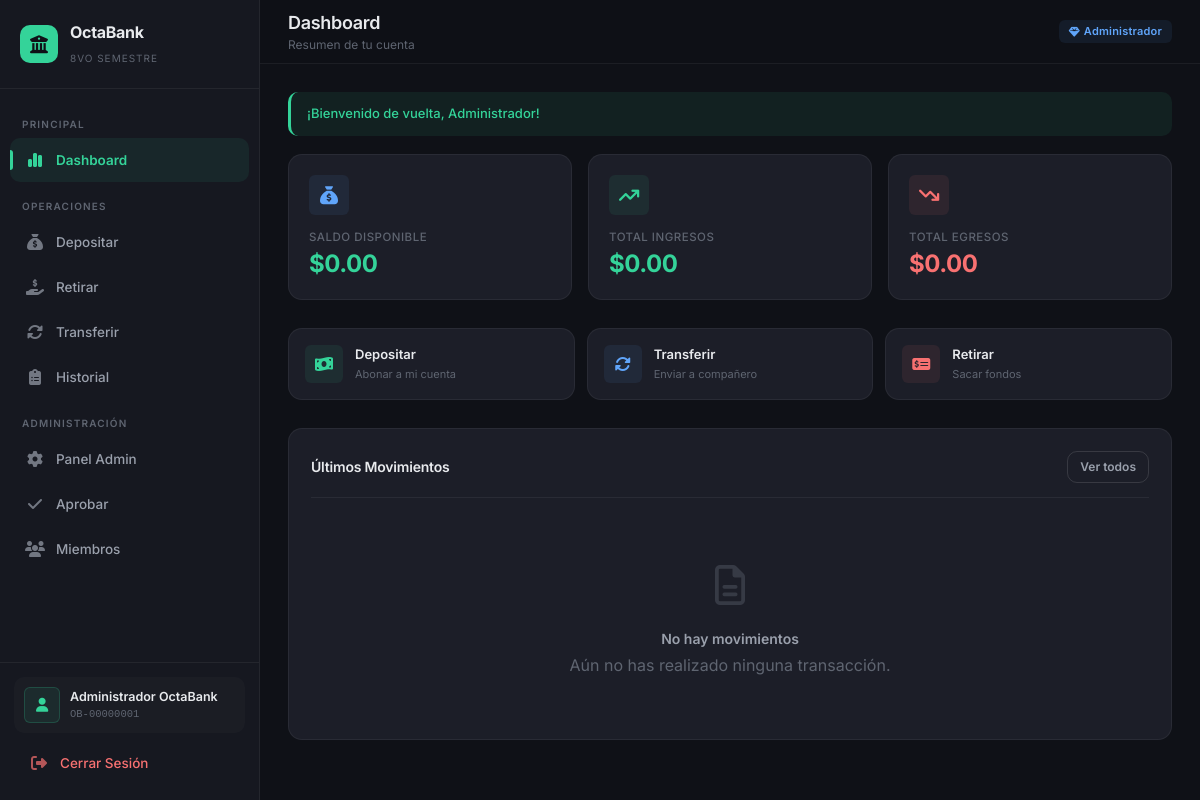
The page /dashboard/ (signed in) on the database its author committed.
### tables this page shows
CREATE TABLE IF NOT EXISTS cuentas (
    id INT AUTO_INCREMENT PRIMARY KEY,
    usuario_id INT NOT NULL UNIQUE,
    numero_cuenta VARCHAR(20) NOT NULL UNIQUE,
    saldo DECIMAL(12,2) NOT NULL DEFAULT 0.00,
    saldo_retenido DECIMAL(12,2) NOT NULL DEFAULT 0.00,
    estado ENUM('activa', 'suspendida', 'cerrada') NOT NULL DEFAULT 'activa',
    fecha_apertura DATETIME NOT NULL DEFAULT CURRENT_TIMESTAMP,
    FOREIGN KEY (usuario_id) REFERENCES usuarios(id) ON DELETE CASCADE,
    INDEX idx_estado (estado)
);

CREATE TABLE IF NOT EXISTS usuarios (
    id INT AUTO_INCREMENT PRIMARY KEY,
    nombre VARCHAR(100) NOT NULL,
    apellido VARCHAR(100) NOT NULL,
    email VARCHAR(150) NOT NULL UNIQUE,
    password VARCHAR(255) NOT NULL,
    telefono VARCHAR(20) DEFAULT NULL,
    rol ENUM('admin', 'miembro') NOT NULL DEFAULT 'miembro',
    numero_cuenta VARCHAR(20) NOT NULL UNIQUE,
    avatar VARCHAR(10) DEFAULT NULL,
    activo TINYINT(1) NOT NULL DEFAULT 1,
    fecha_registro DATETIME NOT NULL DEFAULT CURRENT_TIMESTAMP,
    ultimo_acceso DATETIME DEFAULT NULL,
    INDEX idx_email (email),
    INDEX idx_numero_cuenta (numero_cuenta),
    INDEX idx_rol (rol)
);

### includes/functions.php (called while the page is built, shortened)
<?php
function formatMoney($amount) {
    return APP_CURRENCY_SYMBOL . number_format((float)$amount, 2, '.', ',');
}
function sanitize($input) {
    return htmlspecialchars(trim($input), ENT_QUOTES, 'UTF-8');
}
function getFlashMessage() {
    if (isset($_SESSION['flash'])) {
        $flash = $_SESSION['flash'];
        return $flash;
    }
    return null;
}
function getCurrentUser() {
    $db = Database::getInstance()->getConnection();
    $stmt = $db->prepare("SELECT u.*, c.saldo, c.saldo_retenido, c.estado as estado_cuenta
                          FROM usuarios u
                          JOIN cuentas c ON u.id = c.usuario_id
                          WHERE u.id = ?");
    $stmt->execute([$_SESSION['user_id']]);
    return $stmt->fetch();
}
function isAdmin() {
    return isset($_SESSION['user_role']) && $_SESSION['user_role'] === 'admin';
}

### dashboard/index.php (the view, shortened to what this page needs)
<?php
$pageTitle = 'Dashboard';
$pageSubtitle = 'Resumen de tu cuenta';
$currentPage = 'dashboard';
require_once dirname(__DIR__) . '/includes/header.php';
$db = Database::getInstance()->getConnection();
$user_id = $_SESSION['user_id'];
$stmt = $db->prepare("
    SELECT t.*,
        CASE
            WHEN t.tipo = 'transferencia_envio' THEN (SELECT CONCAT(nombre, ' ', apellido) FROM usuarios u JOIN cuentas c ON c.usuario_id = u.id WHERE c.id = t.cuenta_destino_id)
            WHEN t.tipo = 'transferencia_recibida' THEN (SELECT CONCAT(nombre, ' ', apellido) FROM usuarios u JOIN cuentas c ON c.usuario_id = u.id WHERE c.id = t.cuenta_origen_id)
            ELSE '-'
        END as contraparte
    FROM transacciones t
    WHERE (t.cuenta_origen_id = (SELECT id FROM cuentas WHERE usuario_id = ?) AND t.tipo != 'transferencia_recibida')
       OR (t.cuenta_destino_id = (SELECT id FROM cuentas WHERE usuario_id = ?) AND t.tipo != 'transferencia_envio')
    ORDER BY t.fecha_creacion DESC LIMIT 5
");
$stmt->execute([$user_id, $user_id]);
$recent_transactions = $stmt->fetchAll();
$stmt = $db->prepare("
    SELECT
        SUM(CASE WHEN tipo IN ('deposito', 'transferencia_recibida') AND estado = 'aprobada' THEN monto ELSE 0 END) as total_ingresos,
        SUM(CASE WHEN tipo IN ('retiro', 'transferencia_envio') AND estado = 'aprobada' THEN monto ELSE 0 END) as total_egresos
    FROM transacciones t
    WHERE (t.cuenta_origen_id = (SELECT id FROM cuentas WHERE usuario_id = ?) AND t.tipo != 'transferencia_recibida')
       OR (t.cuenta_destino_id = (SELECT id FROM cuentas WHERE usuario_id = ?) AND t.tipo != 'transferencia_envio')
");
$stmt->execute([$user_id, $user_id]);
$totals = $stmt->fetch();
?>
<div class="stats-grid">
    <div class="stat-card">
        <div class="stat-icon blue"><i class="fa-solid fa-sack-dollar"></i></div>
        <div class="stat-label">Saldo Disponible</div>
        <div class="stat-value money"><?= formatMoney($user['saldo'] ?? 0) ?></div>
    </div>
    <div class="stat-card">
        <div class="stat-icon green"><i class="fa-solid fa-arrow-trend-up"></i></div>
        <div class="stat-label">Total Ingresos</div>
        <div class="stat-value text-success"><?= formatMoney($totals['total_ingresos'] ?? 0) ?></div>
    </div>
    <div class="stat-card">
        <div class="stat-icon red"><i class="fa-solid fa-arrow-trend-down"></i></div>
        <div class="stat-label">Total Egresos</div>
        <div class="stat-value text-error"><?= formatMoney($totals['total_egresos'] ?? 0) ?></div>
    </div>
</div>
<div class="quick-actions">
    <a href="<?= BASE_URL ?>/transacciones/depositar.php" class="quick-action-card">
        <div class="action-icon" style="background:var(--color-success-bg);color:var(--color-success);"><i class="fa-solid fa-money-bill-wave"></i></div>
        <div class="action-text">
            <h4>Depositar</h4>
            <p>Abonar a mi cuenta</p>
        </div>
    </a>
    <a href="<?= BASE_URL ?>/transacciones/transferir.php" class="quick-action-card">
        <div class="action-icon" style="background:var(--color-info-bg);color:var(--color-info);"><i class="fa-solid fa-rotate"></i></div>
        <div class="action-text">
            <h4>Transferir</h4>
            <p>Enviar a compañero</p>
        </div>
    </a>
    <a href="<?= BASE_URL ?>/transacciones/retirar.php" class="quick-action-card">
        <div class="action-icon" style="background:var(--color-error-bg);color:var(--color-error);"><i class="fa-solid fa-money-check-dollar"></i></div>
        <div class="action-text">
            <h4>Retirar</h4>
            <p>Sacar fondos</p>
        </div>
    </a>
</div>
<div class="card">
    <div class="card-header">
        <h3>Últimos Movimientos</h3>
        <a href="<?= BASE_URL ?>/transacciones/historial.php" class="btn btn-outline btn-sm">Ver todos</a>
    </div>
    <?php if (empty($recent_transactions)): ?>
        <div class="empty-state">
            <div class="empty-icon"><i class="fa-regular fa-file-lines"></i></div>
            <h4>No hay movimientos</h4>
            <p>Aún no has realizado ninguna transacción.</p>
        </div>
    <?php endif; ?>
</div>
<?php require_once dirname(__DIR__) . '/includes/footer.php'; ?>

### includes/header.php (shortened to what this page needs)
<?php
$user = getCurrentUser();
?>
<!DOCTYPE html>
<html lang="es">
<head>
    <link rel="stylesheet" href="<?= BASE_URL ?>/assets/css/styles.css">
    <link rel="stylesheet" href="https://cdnjs.cloudflare.com/ajax/libs/font-awesome/6.4.0/css/all.min.css">
</head>
<body>
    <div class="app-layout">
        <aside class="sidebar" id="sidebar">
            <div class="sidebar-brand">
                <div class="brand-icon"><i class="fa-solid fa-building-columns"></i></div>
                <div class="brand-text">
                    <h2>OctaBank</h2>
                    <span>8vo Semestre</span>
                </div>
            </div>
            <nav class="sidebar-nav">
                <div class="nav-section-title">Principal</div>
                <a href="<?= BASE_URL ?>/dashboard/" class="nav-link <?= ($currentPage ?? '') === 'dashboard' ? 'active' : '' ?>">
                    <span class="nav-icon"><i class="fa-solid fa-chart-simple"></i></span>
                    Dashboard
                </a>
                <div class="nav-section-title">Operaciones</div>
                <a href="<?= BASE_URL ?>/transacciones/depositar.php" class="nav-link <?= ($currentPage ?? '') === 'depositar' ? 'active' : '' ?>">
                    <span class="nav-icon"><i class="fa-solid fa-sack-dollar"></i></span>
                    Depositar
                </a>
                <a href="<?= BASE_URL ?>/transacciones/retirar.php" class="nav-link <?= ($currentPage ?? '') === 'retirar' ? 'active' : '' ?>">
                    <span class="nav-icon"><i class="fa-solid fa-hand-holding-dollar"></i></span>
                    Retirar
                </a>
                <a href="<?= BASE_URL ?>/transacciones/transferir.php" class="nav-link <?= ($currentPage ?? '') === 'transferir' ? 'active' : '' ?>">
                    <span class="nav-icon"><i class="fa-solid fa-rotate"></i></span>
                    Transferir
                </a>
                <a href="<?= BASE_URL ?>/transacciones/historial.php" class="nav-link <?= ($currentPage ?? '') === 'historial' ? 'active' : '' ?>">
                    <span class="nav-icon"><i class="fa-solid fa-clipboard-list"></i></span>
                    Historial
                </a>
                <?php if (isAdmin()): ?>
                <div class="nav-section-title">Administración</div>
                <a href="<?= BASE_URL ?>/admin/" class="nav-link <?= ($currentPage ?? '') === 'admin_dashboard' ? 'active' : '' ?>">
                    <span class="nav-icon"><i class="fa-solid fa-gear"></i></span>
                    Panel Admin
                </a>
                <a href="<?= BASE_URL ?>/admin/aprobar_transacciones.php" class="nav-link <?= ($currentPage ?? '') === 'aprobar' ? 'active' : '' ?>">
                    <span class="nav-icon"><i class="fa-solid fa-check"></i></span>
                    Aprobar
                </a>
                <a href="<?= BASE_URL ?>/admin/miembros.php" class="nav-link <?= ($currentPage ?? '') === 'miembros' ? 'active' : '' ?>">
                    <span class="nav-icon"><i class="fa-solid fa-users"></i></span>
                    Miembros
                </a>
                <?php endif; ?>
            </nav>
            <div class="sidebar-footer">
                <div class="sidebar-user">
                    <div class="user-avatar"><i class="fa-solid fa-user"></i></div>
                    <div class="user-info">
                        <div class="name"><?= sanitize($user['nombre'] ?? '') ?> <?= sanitize($user['apellido'] ?? '') ?></div>
                        <div class="account"><?= sanitize($user['numero_cuenta'] ?? '') ?></div>
                    </div>
                </div>
                <a href="<?= BASE_URL ?>/auth/logout.php" class="nav-link mt-1" style="color: var(--color-error);">
                    <span class="nav-icon"><i class="fa-solid fa-right-from-bracket"></i></span>
                    Cerrar Sesión
                </a>
            </div>
        </aside>
        <main class="main-content">
            <header class="top-header">
                <div style="display:flex;align-items:center;gap:16px;">
                    <div class="page-title">
                        <h1><?= sanitize($pageTitle ?? 'Dashboard') ?></h1>
                        <p><?= sanitize($pageSubtitle ?? '') ?></p>
                    </div>
                </div>
                <div class="header-actions">
                    <span class="badge badge-info" style="font-size:11px;">
                        <i class="fa-solid fa-gem"></i> <?= isAdmin() ? 'Administrador' : 'Miembro' ?>
                    </span>
                </div>
            </header>
            <div class="page-container fade-in">
                <?php
                $flash = getFlashMessage();
                if ($flash):
                ?>
                <div class="alert alert-<?= $flash['type'] ?>" data-auto-dismiss="5000">
                    <?php
                    $icons = ['success' => '<i class="fa-solid fa-check"></i>', 'error' => '<i class="fa-solid fa-xmark"></i>', 'warning' => '<i class="fa-solid fa-triangle-exclamation"></i>', 'info' => '<i class="fa-solid fa-circle-info"></i>'];
                    echo ($icons[$flash['type']] ?? '') . ' ' . sanitize($flash['message']);
                    ?>
                </div>
                <?php endif; ?>

### rows shown on the page
cuentas: usuario.nombre "Administrador", usuario.apellido "OctaBank", usuario.numero_cuenta "OB-00000001", saldo "$0.00"

### other values the page prints
$pageTitle "Dashboard"
$pageSubtitle "Resumen de tu cuenta"
$flash['message'] "¡Bienvenido de vuelta, Administrador!"
formatMoney($totals['total_ingresos'] ?? 0) "$0.00"
formatMoney($totals['total_egresos'] ?? 0) "$0.00"
